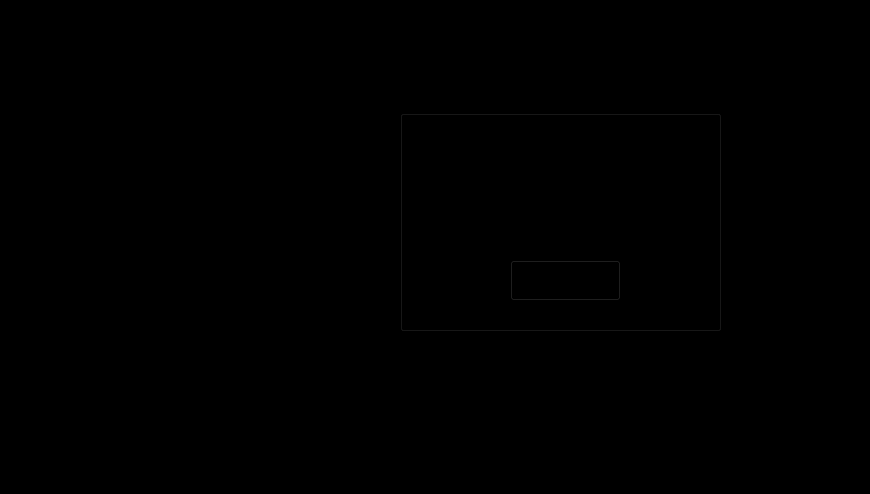
<?xml version="1.0" encoding="UTF-8"?>
<ui version="4.0">
 <class>SIGN_UP_PAGE</class>
 <widget class="QMainWindow" name="SIGN_UP_PAGE">
  <property name="geometry">
   <rect>
    <x>0</x>
    <y>0</y>
    <width>870</width>
    <height>494</height>
   </rect>
  </property>
  <property name="sizePolicy">
   <sizepolicy hsizetype="Fixed" vsizetype="Fixed">
    <horstretch>0</horstretch>
    <verstretch>0</verstretch>
   </sizepolicy>
  </property>
  <property name="minimumSize">
   <size>
    <width>870</width>
    <height>494</height>
   </size>
  </property>
  <property name="maximumSize">
   <size>
    <width>870</width>
    <height>494</height>
   </size>
  </property>
  <property name="windowTitle">
   <string>Sign Up</string>
  </property>
  <property name="windowIcon">
   <iconset>
    <normaloff>QRC_FILES/Pictures/Main_logo.jpg</normaloff>QRC_FILES/Pictures/Main_logo.jpg</iconset>
  </property>
  <property name="styleSheet">
   <string notr="true">background-color: rgb(0, 0, 0);</string>
  </property>
  <widget class="QWidget" name="centralwidget">
   <widget class="QLabel" name="label">
    <property name="geometry">
     <rect>
      <x>30</x>
      <y>40</y>
      <width>351</width>
      <height>371</height>
     </rect>
    </property>
    <property name="sizePolicy">
     <sizepolicy hsizetype="Fixed" vsizetype="Fixed">
      <horstretch>0</horstretch>
      <verstretch>0</verstretch>
     </sizepolicy>
    </property>
    <property name="styleSheet">
     <string notr="true">background-image: url(:/LBL_BG/Pictures/Logo.jpg);</string>
    </property>
    <property name="text">
     <string/>
    </property>
    <property name="pixmap">
     <pixmap resource="QRC_FILES/SIGN_UP_PAGE_LBL_BG.qrc">:/LBL_BG/Pictures/Logo.jpg</pixmap>
    </property>
    <property name="scaledContents">
     <bool>true</bool>
    </property>
   </widget>
   <widget class="QLabel" name="label_2">
    <property name="geometry">
     <rect>
      <x>720</x>
      <y>110</y>
      <width>141</width>
      <height>221</height>
     </rect>
    </property>
    <property name="sizePolicy">
     <sizepolicy hsizetype="Fixed" vsizetype="Fixed">
      <horstretch>0</horstretch>
      <verstretch>0</verstretch>
     </sizepolicy>
    </property>
    <property name="styleSheet">
     <string notr="true">background-image: url(:/LBL2_BG/Pictures/Sign_Up_C.jpg);</string>
    </property>
    <property name="text">
     <string/>
    </property>
    <property name="pixmap">
     <pixmap resource="QRC_FILES/SIGN_UP_PAGE_LBL2_BG.qrc">:/LBL2_BG/Pictures/Sign_Up_C.jpg</pixmap>
    </property>
    <property name="scaledContents">
     <bool>true</bool>
    </property>
   </widget>
   <widget class="QGroupBox" name="groupBox">
    <property name="geometry">
     <rect>
      <x>400</x>
      <y>110</y>
      <width>321</width>
      <height>221</height>
     </rect>
    </property>
    <property name="sizePolicy">
     <sizepolicy hsizetype="Fixed" vsizetype="Fixed">
      <horstretch>0</horstretch>
      <verstretch>0</verstretch>
     </sizepolicy>
    </property>
    <property name="styleSheet">
     <string notr="true">background-image: url(:/GB_BG/Pictures/BG.jpg);</string>
    </property>
    <property name="title">
     <string/>
    </property>
    <widget class="QLabel" name="label_3">
     <property name="geometry">
      <rect>
       <x>30</x>
       <y>20</y>
       <width>81</width>
       <height>16</height>
      </rect>
     </property>
     <property name="sizePolicy">
      <sizepolicy hsizetype="Fixed" vsizetype="Fixed">
       <horstretch>0</horstretch>
       <verstretch>0</verstretch>
      </sizepolicy>
     </property>
     <property name="font">
      <font>
       <family>Consolas</family>
       <pointsize>10</pointsize>
      </font>
     </property>
     <property name="frameShape">
      <enum>QFrame::NoFrame</enum>
     </property>
     <property name="text">
      <string>Username</string>
     </property>
    </widget>
    <widget class="QLabel" name="label_4">
     <property name="geometry">
      <rect>
       <x>30</x>
       <y>80</y>
       <width>81</width>
       <height>16</height>
      </rect>
     </property>
     <property name="sizePolicy">
      <sizepolicy hsizetype="Fixed" vsizetype="Fixed">
       <horstretch>0</horstretch>
       <verstretch>0</verstretch>
      </sizepolicy>
     </property>
     <property name="font">
      <font>
       <family>Consolas</family>
       <pointsize>10</pointsize>
      </font>
     </property>
     <property name="text">
      <string>Password</string>
     </property>
    </widget>
    <widget class="QTextEdit" name="User_txt">
     <property name="geometry">
      <rect>
       <x>40</x>
       <y>40</y>
       <width>251</width>
       <height>31</height>
      </rect>
     </property>
     <property name="sizePolicy">
      <sizepolicy hsizetype="Fixed" vsizetype="Fixed">
       <horstretch>0</horstretch>
       <verstretch>0</verstretch>
      </sizepolicy>
     </property>
     <property name="font">
      <font>
       <family>Consolas</family>
       <pointsize>10</pointsize>
      </font>
     </property>
     <property name="whatsThis">
      <string>Enter Username</string>
     </property>
     <property name="styleSheet">
      <string notr="true">background-image: url(:/TB1_BG/Pictures/username_bg.jpg);</string>
     </property>
     <property name="inputMethodHints">
      <set>Qt::ImhNoAutoUppercase|Qt::ImhNoPredictiveText|Qt::ImhSensitiveData</set>
     </property>
     <property name="frameShape">
      <enum>QFrame::NoFrame</enum>
     </property>
     <property name="frameShadow">
      <enum>QFrame::Plain</enum>
     </property>
     <property name="verticalScrollBarPolicy">
      <enum>Qt::ScrollBarAlwaysOff</enum>
     </property>
     <property name="horizontalScrollBarPolicy">
      <enum>Qt::ScrollBarAlwaysOff</enum>
     </property>
     <property name="sizeAdjustPolicy">
      <enum>QAbstractScrollArea::AdjustToContents</enum>
     </property>
     <property name="tabChangesFocus">
      <bool>true</bool>
     </property>
     <property name="html">
      <string>&lt;!DOCTYPE HTML PUBLIC &quot;-//W3C//DTD HTML 4.0//EN&quot; &quot;http://www.w3.org/TR/REC-html40/strict.dtd&quot;&gt;
&lt;html&gt;&lt;head&gt;&lt;meta name=&quot;qrichtext&quot; content=&quot;1&quot; /&gt;&lt;style type=&quot;text/css&quot;&gt;
p, li { white-space: pre-wrap; }
&lt;/style&gt;&lt;/head&gt;&lt;body style=&quot; font-family:'Consolas'; font-size:10pt; font-weight:400; font-style:normal;&quot;&gt;
&lt;p style=&quot;-qt-paragraph-type:empty; margin-top:0px; margin-bottom:0px; margin-left:0px; margin-right:0px; -qt-block-indent:0; text-indent:0px; font-family:'Consolas';&quot;&gt;&lt;br /&gt;&lt;/p&gt;&lt;/body&gt;&lt;/html&gt;</string>
     </property>
     <property name="placeholderText">
      <string extracomment="Enter Username"/>
     </property>
    </widget>
    <widget class="QTextEdit" name="Pass_txt">
     <property name="geometry">
      <rect>
       <x>40</x>
       <y>100</y>
       <width>251</width>
       <height>31</height>
      </rect>
     </property>
     <property name="sizePolicy">
      <sizepolicy hsizetype="Fixed" vsizetype="Fixed">
       <horstretch>0</horstretch>
       <verstretch>0</verstretch>
      </sizepolicy>
     </property>
     <property name="font">
      <font>
       <family>Consolas</family>
       <pointsize>10</pointsize>
      </font>
     </property>
     <property name="whatsThis">
      <string>Enter Password</string>
     </property>
     <property name="styleSheet">
      <string notr="true">background-image: url(:/TB2_BG/Pictures/password_bg.jpg);</string>
     </property>
     <property name="inputMethodHints">
      <set>Qt::ImhNoAutoUppercase|Qt::ImhNoPredictiveText|Qt::ImhSensitiveData</set>
     </property>
     <property name="frameShape">
      <enum>QFrame::NoFrame</enum>
     </property>
     <property name="frameShadow">
      <enum>QFrame::Plain</enum>
     </property>
     <property name="lineWidth">
      <number>1</number>
     </property>
     <property name="verticalScrollBarPolicy">
      <enum>Qt::ScrollBarAlwaysOff</enum>
     </property>
     <property name="horizontalScrollBarPolicy">
      <enum>Qt::ScrollBarAlwaysOff</enum>
     </property>
     <property name="sizeAdjustPolicy">
      <enum>QAbstractScrollArea::AdjustToContents</enum>
     </property>
     <property name="tabChangesFocus">
      <bool>true</bool>
     </property>
     <property name="placeholderText">
      <string extracomment="Enter Password"/>
     </property>
    </widget>
    <widget class="QPushButton" name="Sign_Up_bn">
     <property name="geometry">
      <rect>
       <x>110</x>
       <y>150</y>
       <width>111</width>
       <height>41</height>
      </rect>
     </property>
     <property name="sizePolicy">
      <sizepolicy hsizetype="Fixed" vsizetype="Fixed">
       <horstretch>0</horstretch>
       <verstretch>0</verstretch>
      </sizepolicy>
     </property>
     <property name="font">
      <font>
       <family>Consolas</family>
       <pointsize>10</pointsize>
      </font>
     </property>
     <property name="cursor">
      <cursorShape>PointingHandCursor</cursorShape>
     </property>
     <property name="text">
      <string>Sign Up</string>
     </property>
     <property name="shortcut">
      <string>G, Return</string>
     </property>
    </widget>
   </widget>
  </widget>
  <widget class="QMenuBar" name="menubar">
   <property name="geometry">
    <rect>
     <x>0</x>
     <y>0</y>
     <width>870</width>
     <height>26</height>
    </rect>
   </property>
  </widget>
  <widget class="QStatusBar" name="statusbar"/>
 </widget>
 <resources>
  <include location="QRC_FILES/SIGN_UP_PAGE_LBL_BG.qrc"/>
  <include location="QRC_FILES/SIGN_UP_PAGE_TB2_BG.qrc"/>
  <include location="QRC_FILES/SIGN_UP_PAGE_TB1_BG.qrc"/>
  <include location="QRC_FILES/SIGN_UP_PAGE_GB_BG.qrc"/>
  <include location="QRC_FILES/SIGN_UP_PAGE_LBL2_BG.qrc"/>
 </resources>
 <connections/>
</ui>
